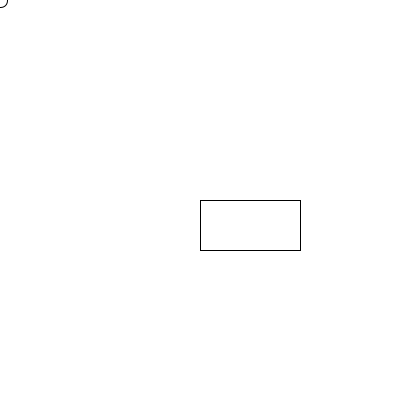
Frame 1 (no input)
Frame 60 (the mouse pressed at the canvas centre just before this capture): identical to frame 1, image omitted
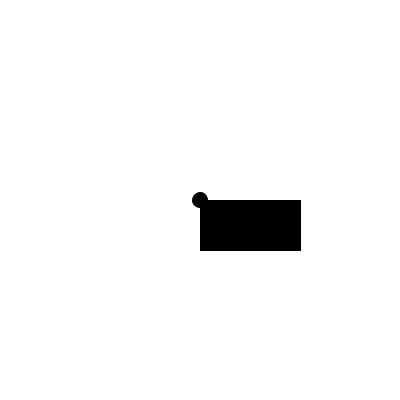
Frame 120 (the mouse held since frame 60 and released just before this capture)

The Processing sketch that drew these frames (run headless with seeded random() and noise(); from frame 60 on, the mouse is pressed at the canvas centre):

// Processing sketch: colisao
// ── colisao.pde
Objeto o = new Objeto(200, 200, 100, 50);
float x, y;

void setup() {
  size(400, 400);
  
  x = 400;
  y = 400;
}

void draw() {
  background(255);
  if (!o.colidiu(x, y)) {
    fill(255);
  } else {
    fill(0);
  }
  
  o.desenhar();
  
  x = mouseX;
  y = mouseY;
  ellipse(x, y, 15, 15);
}

// ── Objeto.pde
class Objeto {
  public float x;
  public float y;
  public int l;
  public int a;
  
  public Objeto(float x, float y, int l, int a) {
    this.x = x;
    this.y = y;
    this.l = l;
    this.a = a;
  }
  
  public void desenhar() {
    rect(this.x, this.y, this.l, this.a);
  }
  
  public boolean colidiu(float x1, float y1) {
    if (y1 >= y && y1 - y <= a && x1 >= x && x1 <= x + l) {
      return true;
    } else {
      return false;
    }
  }
}
